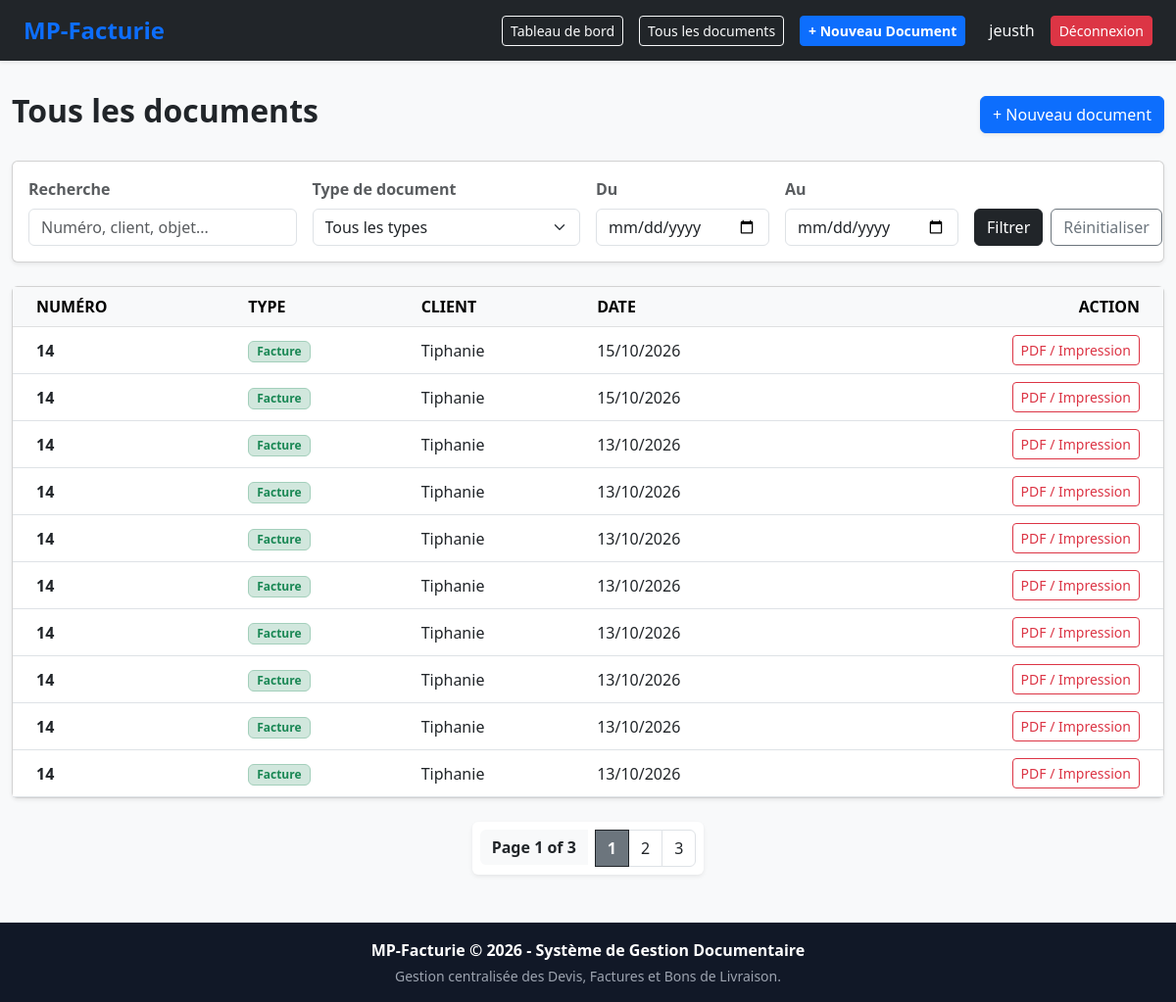
Before: /documents/ (signed in) with the older database file.
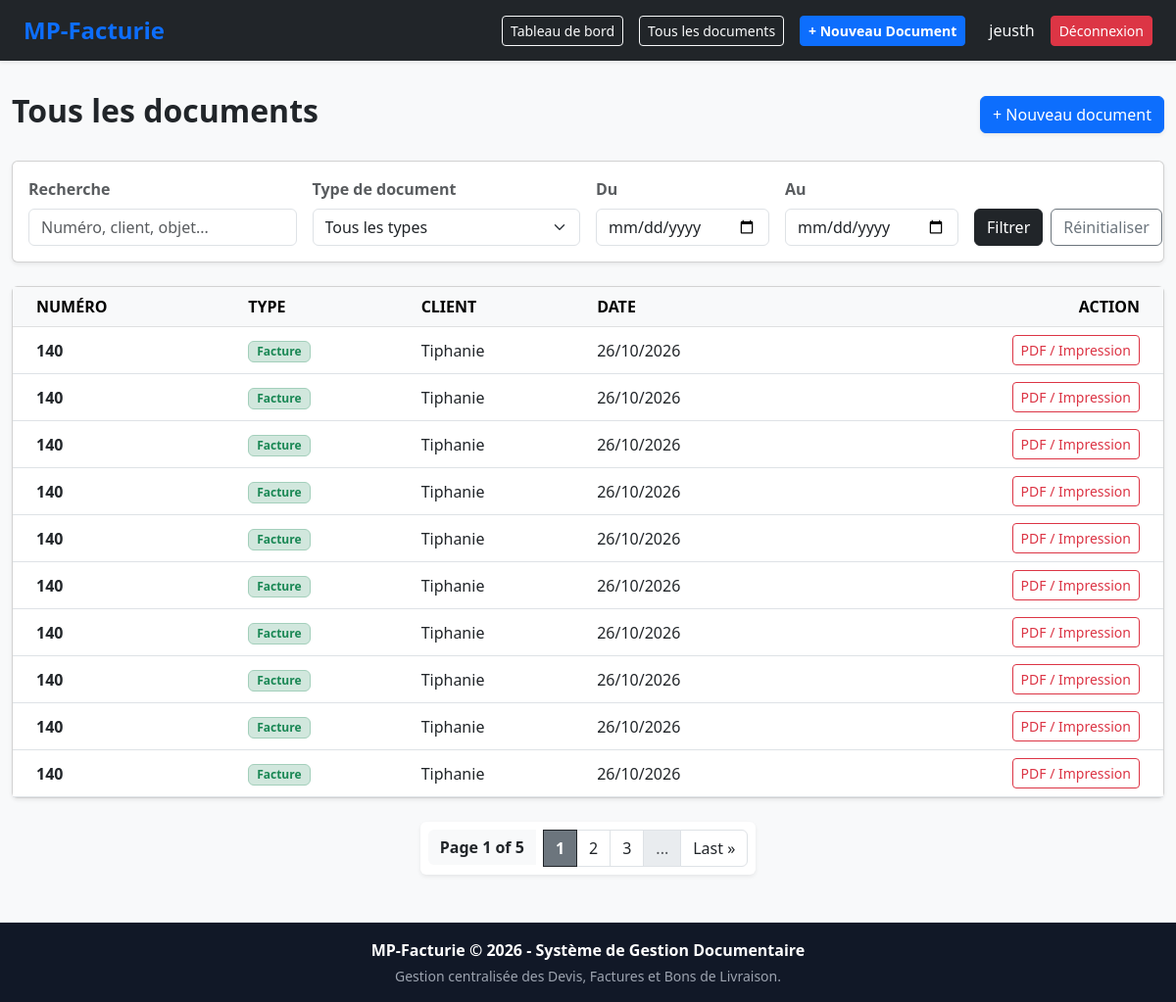
After: the same page with the newer database file.
### documents/models.py (models this page shows)
class Document(models.Model):
    TYPE_CHOICES = [
        ('facture', 'Facture'),
        ('devis', 'Devis'),
        ('bon_livraison', 'Bon de livraison'),
    ]
    MODELE_CHOICES = [
        ('service', 'Prestation (Jours / Taux)'),
        ('produit', 'Vente / Produit (Quantité / Prix Unitaire)'),
    ]
    user = models.ForeignKey(User, on_delete=models.CASCADE)
    type_document = models.CharField(max_length=20, choices=TYPE_CHOICES, default='facture')
    modele_facture = models.CharField(max_length=20, choices=MODELE_CHOICES, default='service')
    numero = models.CharField(max_length=50)
    initiateur = models.CharField(max_length=100, blank=True)
    client = models.CharField(max_length=100)
    nif = models.CharField(max_length=50, blank=True, null=True, verbose_name="NIF")
    bp = models.CharField(max_length=50, blank=True, null=True, verbose_name="Boîte Postale (BP)")
    objet = models.CharField(max_length=255, blank=True)
    taux_prelevement = models.FloatField(default=0.0)
    avance = models.FloatField(default=0.0)
    regule = models.FloatField(default=0.0)
    autre_option_label = models.CharField(max_length=100, blank=True)
    autre_option_montant = models.FloatField(default=0.0)
    date_creation = models.DateTimeField(auto_now_add=True)

### documents/views.py (the view, shortened to what this page needs)
# urls.py: path('', views.liste_documents, name='liste_documents'),
@login_required
def liste_documents(request):
    documents = Document.objects.filter(user=request.user)
    search_query = request.GET.get('q', '').strip()
    type_doc = request.GET.get('type', '')
    date_debut = request.GET.get('date_debut', '')
    date_fin = request.GET.get('date_fin', '')
    if type_doc:
        documents = documents.filter(type_document=type_doc)
    if date_debut:
        documents = documents.filter(date_creation__gte=date_debut)
    if date_fin:
        documents = documents.filter(date_creation__lte=date_fin)
    documents = documents.order_by('-date_creation')
    paginator = Paginator(documents, 10)  # 10 documents par page
    page_number = request.GET.get('page')
    page_obj = paginator.get_page(page_number)
    return render(request, 'documents/liste_documents.html', {
        'page_obj': page_obj,          # On passe l'objet page au lieu de 'documents' brut
        'documents': page_obj,         # Gardé pour la compatibilité avec la boucle du template
        'search_query': search_query,
        'type_doc': type_doc,
        'date_debut': date_debut,
        'date_fin': date_fin,
    })

### documents/templates/documents/liste_documents.html (shortened to what the changed rows need)
{% extends 'base.html' %}
{% block content %}
<div class="container-fluid py-2">
    <div class="d-flex justify-content-between align-items-center mb-4">
        <h2 class="fw-bold text-dark">Tous les documents</h2>
    </div>
    <div class="card shadow-sm bg-white">
        <div class="card-body p-0">
            <div class="table-responsive">
                <table class="table table-hover align-middle mb-0">
                    <thead class="table-light">
                        <tr>
                            <th class="ps-4">NUMÉRO</th>
                            <th>TYPE</th>
                            <th>CLIENT</th>
                            <th>DATE</th>
                            <th class="text-end pe-4">ACTION</th>
                        </tr>
                    </thead>
                    <tbody>
                        {% for doc in page_obj %}
                        <tr>
                            <td class="ps-4 fw-bold text-dark">{{ doc.numero }}</td>
                            <td>
                                {% if doc.type_document == 'facture' %}
                                    <span class="badge bg-success-subtle text-success border border-success-subtle px-2 py-1">Facture</span>
                                {% elif doc.type_document == 'devis' %}
                                    <span class="badge bg-warning-subtle text-warning border border-warning-subtle px-2 py-1">Devis</span>
                                {% else %}
                                    <span class="badge bg-info-subtle text-info border border-info-subtle px-2 py-1">Bon de livraison</span>
                                {% endif %}
                            </td>
                            <td>{{ doc.client|default:"-" }}</td>
                            <td>{{ doc.date_creation|date:"d/m/Y" }}</td>
                            <td class="text-end pe-4">
                                <a href="{% url 'apercu_pdf' doc.id %}" class="btn btn-sm btn-outline-danger" target="_blank">
                                     PDF / Impression
                                </a>
                            </td>
                        </tr>
                        {% empty %}
                        <tr>
                            <td colspan="5" class="text-center py-4 text-muted">Aucun document ne correspond à votre recherche.</td>
                        </tr>
                        {% endfor %}
                    </tbody>
                </table>
            </div>
        </div>
    </div>
    {% if page_obj.has_other_pages %}
    <nav aria-label="Navigation des pages" class="d-flex justify-content-center mt-4">
        <ul class="pagination shadow-sm bg-white p-2 rounded">
            <li class="page-item disabled me-2">
                <span class="page-link border-0 bg-light text-dark fw-bold">
                    Page {{ page_obj.number }} of {{ page_obj.paginator.num_pages }}
                </span>
            </li>
            {% for num in page_obj.paginator.page_range %}
                {% if num > page_obj.number|add:'-3' and num < page_obj.number|add:'3' %}
                    {% if page_obj.number == num %}
                        <li class="page-item active"><span class="page-link fw-bold border-dark bg-secondary text-white">{{ num }}</span></li>
                    {% else %}
                        <li class="page-item"><a class="page-link text-dark" href="?page={{ num }}{% if search_query %}&q={{ search_query }}{% endif %}{% if type_doc %}&type={{ type_doc }}{% endif %}">{{ num }}</a></li>
                    {% endif %}
                {% endif %}
            {% endfor %}
            {% if page_obj.number < page_obj.paginator.num_pages|add:'-2' %}
                {% if page_obj.number < page_obj.paginator.num_pages|add:'-3' %}
                    <li class="page-item disabled"><span class="page-link">...</span></li>
                {% endif %}
                <li class="page-item">
                    <a class="page-link text-dark" href="?page={{ page_obj.paginator.num_pages }}{% if search_query %}&q={{ search_query }}{% endif %}{% if type_doc %}&type={{ type_doc }}{% endif %}">
                        Last »
                    </a>
                </li>
            {% endif %}
        </ul>
    </nav>
    {% endif %}
</div>
{% endblock %}

Changed rows visible on the page:
no longer on this page (row unchanged): Document: numero "14", type_document "Facture", client "Tiphanie", date_creation "15/10/2026"
no longer on this page (row unchanged): Document: numero "14", type_document "Facture", client "Tiphanie", date_creation "15/10/2026"
no longer on this page (row unchanged): Document: numero "14", type_document "Facture", client "Tiphanie", date_creation "13/10/2026"
no longer on this page (row unchanged): Document: numero "14", type_document "Facture", client "Tiphanie", date_creation "13/10/2026"
no longer on this page (row unchanged): Document: numero "14", type_document "Facture", client "Tiphanie", date_creation "13/10/2026"
no longer on this page (row unchanged): Document: numero "14", type_document "Facture", client "Tiphanie", date_creation "13/10/2026"
no longer on this page (row unchanged): Document: numero "14", type_document "Facture", client "Tiphanie", date_creation "13/10/2026"
no longer on this page (row unchanged): Document: numero "14", type_document "Facture", client "Tiphanie", date_creation "13/10/2026"
no longer on this page (row unchanged): Document: numero "14", type_document "Facture", client "Tiphanie", date_creation "13/10/2026"
no longer on this page (row unchanged): Document: numero "14", type_document "Facture", client "Tiphanie", date_creation "13/10/2026"
added Document: numero "140", type_document "Facture", client "Tiphanie", date_creation "26/10/2026"
added Document: numero "140", type_document "Facture", client "Tiphanie", date_creation "26/10/2026"
added Document: numero "140", type_document "Facture", client "Tiphanie", date_creation "26/10/2026"
added Document: numero "140", type_document "Facture", client "Tiphanie", date_creation "26/10/2026"
added Document: numero "140", type_document "Facture", client "Tiphanie", date_creation "26/10/2026"
added Document: numero "140", type_document "Facture", client "Tiphanie", date_creation "26/10/2026"
added Document: numero "140", type_document "Facture", client "Tiphanie", date_creation "26/10/2026"
added Document: numero "140", type_document "Facture", client "Tiphanie", date_creation "26/10/2026"
added Document: numero "140", type_document "Facture", client "Tiphanie", date_creation "26/10/2026"
added Document: numero "140", type_document "Facture", client "Tiphanie", date_creation "26/10/2026"
Other visible differences:
{{ page_obj.paginator.num_pages }}: "3" → "5"
text now shown: "... Last »"
